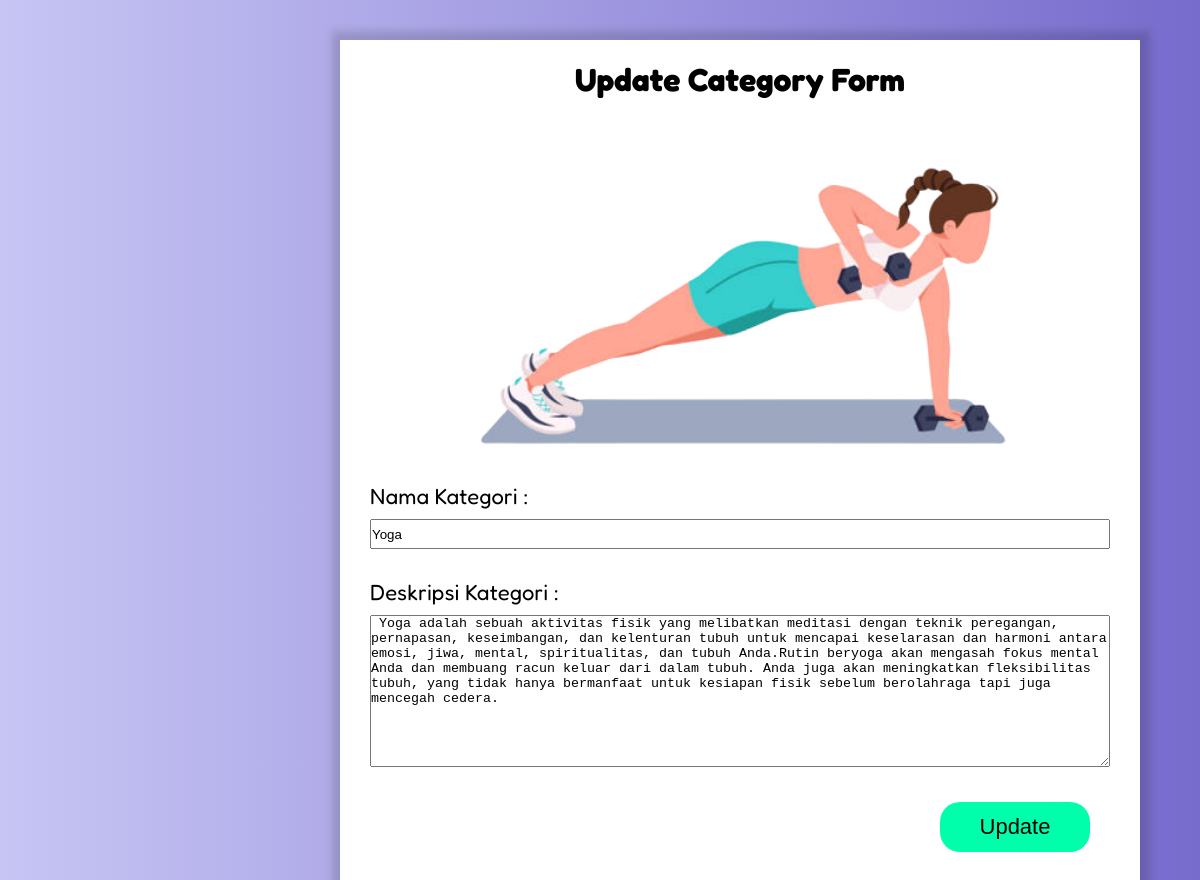
/formKategoriWorkout/formUpdate.php?id=1, run on the app's committed database.
### tables this page shows
CREATE TABLE `ketegori` (
  `idKategori` int(11) NOT NULL,
  `namaKategori` varchar(50) NOT NULL,
  `deskripsiKategori` longtext NOT NULL,
  `imgKategori` varchar(150) NOT NULL
);

### formKategoriWorkout/formUpdate.php (the view, shortened to what this page needs)
<?php
$servername = "127.0.0.1";
$username = "root";
$password = "";
$databasename = "gofit";
$conn = mysqli_connect($servername, $username, $password, $databasename) or die("Koneksi gagal.");
if (isset($_GET["id"])){
    $id = $_GET["id"];
    $sqlKategori = "SELECT * FROM ketegori WHERE idKategori = '$id'";
    $runQuery = mysqli_query($conn, $sqlKategori);
    $resultKategori = mysqli_fetch_assoc($runQuery);
    $nama = $resultKategori["namaKategori"];
    $deskripsi = $resultKategori["deskripsiKategori"];
    $locImg = $resultKategori["imgKategori"];
}
?>
<!DOCTYPE html>
<html lang="en">
<head>
    <link rel="stylesheet" href="../css/addKategori.css">
</head>
<body>
    <div id="input-form">
            <h1 >Update Category Form</h1>
            <form action="formUpdate.php?id=<?php echo $id?>" method="POST" name="formTambahData" enctype="multipart/form-data">
                <div class="Kategori-image">
                    <div class="form-element">
                        <label for="foto" id="file-preview">
                            <img src="../<?php echo $locImg; ?>" alt="">
                        </label>
                    </div>
                </div>
                <div class="DetailKategori-label">
                    <label for = "nama"> Nama Kategori : </label>
                    <br>
                    <input type="text" id="nama" name="nama" required value="<?php echo $nama; ?>">
                </div>
                <div class="DetailKategori-label">
                    <label for="deskripsi"> Deskripsi Kategori : </label>
                    <br>
                    <textarea name="deskripsi" id="deskripsi" cols="30" rows="10" required > <?php echo $deskripsi; ?> </textarea>
                </div>
                <div class="DetailKategori-label">
                    <button type="submit" name ="submit"> Update </button>
                </div>
            </form>
    </div>
</body>
</html>

### css/addKategori.css (style rules this page uses)
* { margin:0px; padding:0px; box-sizing:border-box; }
body { background: linear-gradient(90deg, #C7C5F4, #776BCC); font-family: 'Fredoka', sans-serif; }
h1 { text-align: center; position: relative; padding-top:20px; }
.DetailKategori-label button { position: relative; left:600px; width:150px; height:50px; font-size: 22px; background: rgb(0, 255, 171); border:none; cursor: pointer; margin-right: 30px; margin-bottom: 40px; border-radius: 20px; transition: 0.5s; cursor: pointer; }
.Kategori-image { margin-bottom: 30px; position: relative; display: flex; justify-content: center; margin-right: 45px; cursor: pointer; }
.DetailKategori-label { position: relative; font-size: 22px; margin-bottom: 20px; }
.DetailKategori-label label { margin-left:30px; cursor: text; }
.DetailKategori-label input,select { width: 740px; height: 30px; margin: 10px 30px 10px 30px; cursor: text; }
.DetailKategori-label textarea { width: 740px; margin: 10px 30px 10px 30px; padding:0px; cursor: text; }
#input-form { position: relative; margin : 40px; height : 100%; width : 800px; background-color: white ; box-shadow: 1px 0px 8px 9px rgba(0,0,0,0.15); -webkit-box-shadow: 1px 0px 8px 9px rgba(0,0,0,0.15); -moz-box-shadow: 1px 0px 8px 9px rgba(0,0,0,0.15); left:300px; }
.form-element { padding: 50px 0px 0px 50px; }
.form-element img { width:650px; height:300px; object-fit:cover; cursor: pointer; }
#file-preview { margin:0px; padding:0px; position: relative; max-height:1110px; }

### data on the page
ketegori: imgKategori (picture), nama "Yoga", deskripsi "Yoga adalah sebuah aktivitas fisik yang melibatkan meditasi dengan teknik peregangan, pernapasan, keseimbangan, dan kelenturan tubuh untuk mencapai keselarasan dan harmoni antara emosi, jiwa, mental, spiritualitas, dan tubuh Anda.Rutin beryoga akan mengasah fokus mental Anda dan membuang racun keluar dari dalam tubuh. Anda juga akan meningkatkan fleksibilitas tubuh, yang tidak hanya bermanfaat untuk kesiapan fisik sebelum berolahraga tapi juga mencegah cedera."
